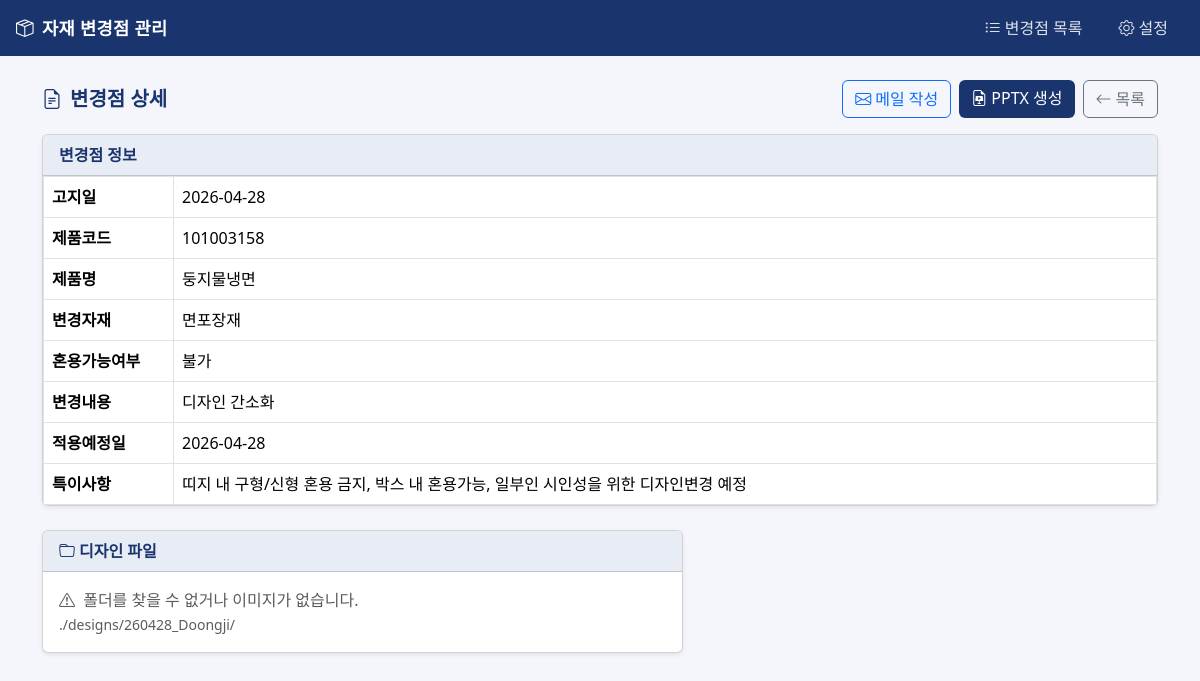
The app's page /detail/2 with its own data.
### tables this page shows
CREATE TABLE changes (
                id               INTEGER PRIMARY KEY AUTOINCREMENT,
                notice_date      TEXT,
                product_code     TEXT,
                product_name     TEXT,
                changed_material TEXT,
                mixable          TEXT,
                change_content   TEXT,
                apply_date       TEXT,
                notes            TEXT,
                design_file      TEXT DEFAULT '',
                row_hash         TEXT UNIQUE
            );

### main.py (the view)
@app.route('/detail/<int:cid>')
def detail(cid):
    change = get_change_by_id(cid)
    if not change:
        abort(404)
    folder = (change.get('design_file') or '').strip()
    images = get_images_in_folder(folder)
    image_list = [{'idx': i, 'name': os.path.basename(p)} for i, p in enumerate(images)]
    return render_template('detail.html', change=change, image_list=image_list)

### database.py (called while the page is built)
def get_conn():
    conn = sqlite3.connect(DB_PATH)
    conn.row_factory = sqlite3.Row
    return conn

def get_change_by_id(cid):
    with get_conn() as conn:
        row = conn.execute('SELECT * FROM changes WHERE id = ?', (cid,)).fetchone()
    return dict(row) if row else None

### main.py (called while the page is built)
def resolve_folder(path: str) -> str:
    if not path:
        return ''
    if not os.path.isabs(path):
        path = os.path.join(os.path.dirname(os.path.abspath(__file__)), path)
    return path

def get_images_in_folder(folder: str) -> list[str]:
    folder = resolve_folder(folder)
    if not folder or not os.path.isdir(folder):
        return []
    files = []
    for ext in IMAGE_EXTS:
        files.extend(glob_module.glob(os.path.join(folder, f'*.{ext}')))
        files.extend(glob_module.glob(os.path.join(folder, f'*.{ext.upper()}')))
    return sorted(set(files))

### templates/detail.html (shortened to what this page needs)
{% extends "base.html" %}
{% block content %}
<div class="d-flex justify-content-between align-items-center mb-3">
  <h5 class="mb-0 fw-bold" style="color: var(--navy);">
    <i class="bi bi-file-earmark-text me-2"></i>변경점 상세
  </h5>
  <div class="d-flex gap-2">
    <a href="/mail/{{ change.id }}" class="btn btn-outline-primary">
      <i class="bi bi-envelope me-1"></i>메일 작성
    </a>
    <a href="/pptx_view/{{ change.id }}" target="_blank" class="btn btn-navy">
      <i class="bi bi-file-earmark-slides me-1"></i>PPTX 생성
    </a>
    <a href="/" class="btn btn-outline-secondary">
      <i class="bi bi-arrow-left me-1"></i>목록
    </a>
  </div>
</div>
<div class="row g-4">
  <div class="{{ 'col-lg-5' if image_list else 'col-12' }}">
    <div class="card shadow-sm">
      <div class="card-header card-header-navy">변경점 정보</div>
      <div class="card-body p-0">
        <table class="table table-bordered mb-0">
          <tbody>
            {% set fields = [
              ('notice_date',      '고지일'),
              ('product_code',     '제품코드'),
              ('product_name',     '제품명'),
              ('changed_material', '변경자재'),
              ('mixable',          '혼용가능여부'),
              ('change_content',   '변경내용'),
              ('apply_date',       '적용예정일'),
              ('notes',            '특이사항'),
            ] %}
            {% for key, label in fields %}
            <tr>
              <td class="label-cell" style="width: 130px;">{{ label }}</td>
              <td style="white-space: pre-wrap;">{{ change[key] or '-' }}</td>
            </tr>
            {% endfor %}
          </tbody>
        </table>
      </div>
    </div>
  </div>
  {% if image_list %}
  <div class="col-lg-7">
    <div class="card shadow-sm">
      <div class="card-header card-header-navy d-flex justify-content-between align-items-center">
        <span><i class="bi bi-images me-1"></i>디자인 파일</span>
        <span class="badge bg-secondary">{{ image_list | length }}개</span>
      </div>
      <div class="card-body">
        <div class="row g-3" id="imageGrid">
          {% for img in image_list %}
          <div class="col-sm-6 col-md-4">
            <div class="card h-100 image-card" onclick="openLightbox({{ img.idx }})">
              <img src="/image/{{ change.id }}/{{ img.idx }}"
                   class="card-img-top"
                   alt="{{ img.name }}"
                   style="height: 160px; object-fit: contain; padding: 8px; background: #f8f9fa;"
                   onerror="this.closest('.image-card').querySelector('.img-err').style.display='block'; this.style.display='none';">
              <div class="img-err text-center text-muted small p-2" style="display:none;">
                <i class="bi bi-image-alt"></i><br>불러오기 실패
              </div>
              <div class="card-footer text-muted small text-truncate py-1 px-2">
                {{ img.name }}
              </div>
            </div>
          </div>
          {% endfor %}
        </div>
        <p class="text-muted small mt-2 mb-0 text-break" style="font-size:.75rem;">
          <i class="bi bi-folder me-1"></i>{{ change.design_file }}
        </p>
      </div>
    </div>
  </div>
  {% elif change.design_file %}
  <div class="col-lg-7">
    <div class="card shadow-sm">
      <div class="card-header card-header-navy"><i class="bi bi-folder me-1"></i>디자인 파일</div>
      <div class="card-body text-muted">
        <i class="bi bi-exclamation-triangle me-1"></i>
        폴더를 찾을 수 없거나 이미지가 없습니다.<br>
        <small class="text-break">{{ change.design_file }}</small>
      </div>
    </div>
  </div>
  {% endif %}
</div>
{% endblock %}

### templates/base.html (style rules this page uses)
:root { --navy: #1A356E; --navy-dark: #122551; --navy-light: #E8ECF5; }
body { background: #F4F6FB; }
.btn-navy { background: var(--navy); color: #fff; border: none; }
.label-cell { background: var(--navy-light); font-weight: 600; color: var(--navy); white-space: nowrap; }
.card-header-navy { background: var(--navy-light); font-weight: 600; color: var(--navy); }

### records on screen
changes: notice_date "2026-04-28" "101003158" "둥지물냉면" "면포장재" "불가" "디자인 간소화" "2026-04-28" "띠지 내 구형/신형 혼용 금지, 박스 내 혼용가능, 일부인 시인성을 위한 디자인변경 예정", design_file "./designs/260428_Doongji/"

### other values on screen
{{ label }} "고지일" "제품코드" "제품명" "변경자재" "혼용가능여부" "변경내용" "적용예정일" "특이사항"
